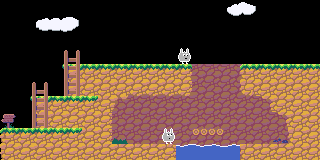

This game map was drawn from its Tiled (.tmx) file and the tilesets committed beside it. A one-line description and the full map source follow:
An orthogonal 20x10 tile map with 16x16 px tiles, 2 tile layers (Tile Layer 1, Tile Layer 2), 2 tilesets and 5 objects.

<map version="1.0" tiledversion="1.1.5" orientation="orthogonal" renderorder="right-down" width="20" height="10" tilewidth="16" tileheight="16" infinite="0" nextlayerid="4" nextobjectid="7">
 <tileset firstgid="1" source="tiles.tsx" />
 <tileset firstgid="79" source="pix.tsx" />
 <layer id="1" name="Tile Layer 1" width="20" height="10">
  <data encoding="csv">
0,0,0,0,0,0,0,0,0,0,0,0,0,0,0,0,0,0,0,0,
0,0,0,0,0,0,0,0,0,0,0,0,0,0,0,0,0,0,0,0,
0,0,0,0,0,0,0,0,0,0,0,0,0,0,0,0,0,0,0,0,
0,0,0,0,0,0,0,0,0,0,0,0,0,0,0,0,0,0,0,0,
0,0,0,11,2,2,2,2,2,2,2,77,77,77,77,77,2,2,2,2,
0,0,0,0,8,8,8,8,77,77,77,77,77,77,77,77,8,8,8,8,
0,0,2,0,0,2,8,77,77,77,77,77,77,77,77,77,77,8,8,8,
18,0,8,0,0,8,77,77,77,77,77,77,77,77,77,77,77,77,8,8,
1,2,2,2,2,8,77,77,77,77,77,77,77,77,77,77,77,77,77,8,
7,8,8,8,8,8,8,8,8,8,77,77,77,77,77,77,8,8,8,8
</data>
 </layer>
 <objectgroup id="3" name="Object Layer 1">
  <object id="1" x="129.333" y="7" width="42.3333" height="19.6667" />
  <object id="2" x="101.667" y="15.3333">
   <point />
  </object>
  <object id="3" x="271.667" y="8.66667">
   <polygon points="0,0 44.3333,27.6667 6.66667,48 -46.6667,46.6667 -41.6667,24.3333 0,34.3333 -28.6667,15.3333" />
  </object>
  <object id="4" gid="80" x="185" y="23.3333" width="16" height="16" rotation="38" />
  <object id="6" x="82.8125" y="31.8333" width="92.375" height="19">
   <text wrap="1">Hello World</text>
  </object>
 </objectgroup>
 <layer id="2" name="Tile Layer 2" width="20" height="10">
  <data encoding="csv">
0,0,0,0,0,0,0,0,0,0,0,0,0,0,47,48,0,0,0,0,
0,0,40,41,42,0,0,0,0,0,0,0,0,0,0,0,0,0,0,0,
0,0,0,0,0,0,0,0,0,0,0,0,0,0,0,0,0,0,0,0,
0,0,0,0,72,0,0,0,0,0,0,79,0,0,0,0,0,0,0,0,
0,0,0,0,78,0,0,0,0,0,0,3,0,0,0,1,0,0,0,0,
0,0,72,0,78,0,0,0,14,14,14,15,0,0,0,13,0,0,0,0,
0,11,78,2,2,0,12,6,0,0,0,0,0,0,0,0,5,0,0,0,
0,0,78,8,8,0,9,0,0,0,0,0,0,0,0,0,0,5,0,0,
0,0,0,0,0,12,9,36,0,0,82,0,44,44,0,0,0,24,7,0,
0,0,0,0,0,0,0,0,0,0,9,55,56,57,58,7,0,0,0,0
</data>
 </layer>
</map>
